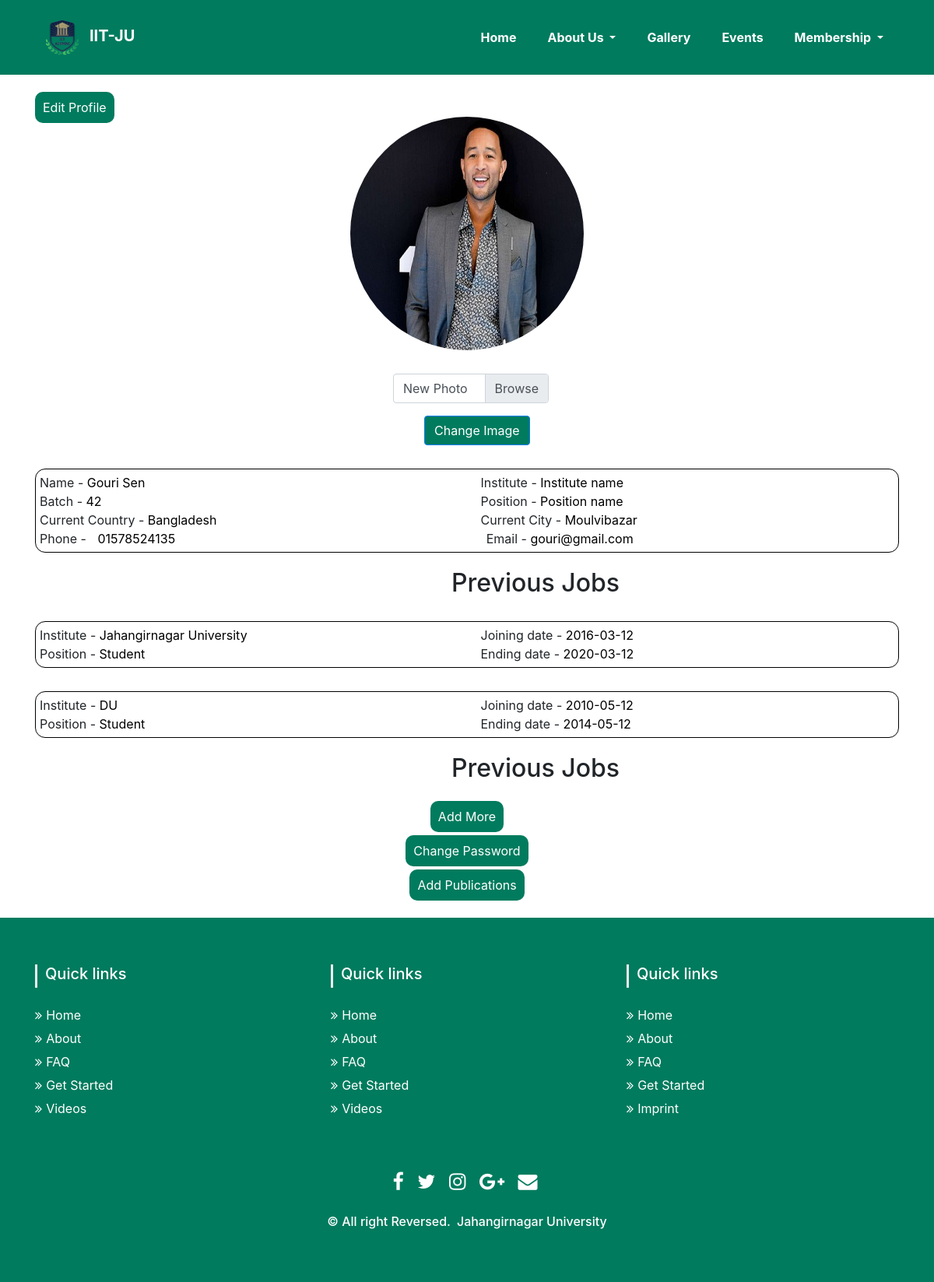
The app's page /profile.php (signed in) with its own data.
### tables this page shows
CREATE TABLE `user_info` (
  `id` int(11) NOT NULL,
  `user_id` int(11) DEFAULT NULL,
  `batch` int(11) DEFAULT NULL,
  `image` varchar(255) DEFAULT NULL,
  `name` varchar(255) DEFAULT NULL,
  `phone` varchar(255) DEFAULT NULL,
  `current_country` varchar(255) DEFAULT NULL,
  `current_city` varchar(255) DEFAULT NULL,
  `created` datetime(6) DEFAULT NULL,
  `updated` datetime(6) DEFAULT NULL
);

CREATE TABLE `user` (
  `id` int(11) NOT NULL,
  `email` varchar(255) DEFAULT NULL,
  `password` varchar(255) DEFAULT NULL,
  `token` varchar(255) DEFAULT NULL,
  `is_valid` tinyint(1) DEFAULT NULL,
  `created` datetime(6) DEFAULT NULL,
  `updated` datetime(6) DEFAULT NULL
);

CREATE TABLE `user_career` (
  `id` int(11) NOT NULL,
  `user_id` int(11) DEFAULT NULL,
  `institute` varchar(255) DEFAULT NULL,
  `position` varchar(255) DEFAULT NULL,
  `joining_date` varchar(255) DEFAULT NULL,
  `ending_date` varchar(255) DEFAULT NULL,
  `created` datetime(6) DEFAULT NULL,
  `updated` datetime(6) DEFAULT NULL
);

### profile.php (the view, shortened to what this page needs)
<!DOCTYPE html>
<html lang="en">
<head>
    <link rel="stylesheet" href="https://maxcdn.bootstrapcdn.com/bootstrap/4.5.0/css/bootstrap.min.css" />
    <link rel="stylesheet" href="css/profile.css" />
    <link rel="stylesheet" href="https://cdnjs.cloudflare.com/ajax/libs/font-awesome/4.7.0/css/font-awesome.css" />
    <link rel="stylesheet" href="css/style.css">
</head>
<body>
    <?php
    $uMail = $_SESSION["user_mail"];
    $uId = $_SESSION["user_id"];
    $hostname = "localhost";
    $username = "root";
    $password = "";
    $dbname = "alumni";
    $link = mysqli_connect($hostname, $username, $password, $dbname);
    $sql1 = "Select * from user where email = '$uMail' ";
    $resEmail = mysqli_query($link, $sql1);
    $sql2 = "Select * from user_info where user_id = '$uId' ";
    $resID = mysqli_query($link, $sql2);
    $sql3 = "Select * from user_career where user_id = '$uId' ";
    $resCareer = mysqli_query($link, $sql3);
    $sql4 = "Select * from publications where user_id = '$uId' ";
    $resPublication = mysqli_query($link, $sql4);
    $row1 = mysqli_fetch_assoc($resEmail);
    $row2 = mysqli_fetch_assoc($resID);
    ?>
    <section>
        <?php include('layout/header.php'); ?>
    </section>
    <div class="container main_info_area">
        <div class="edit_profile">
            <a style="color:white; padding:10px 10px; background:#007B5E; border-radius:10px;text-decoration:none"
                class="edit_btn" href="update - Copy.php">Edit Profile</a>
        </div>
        <div class="image_area">
            <img class="user_image" src="user_img/<?php echo $row2['image']; ?>">
        </div>
        <div class="chngImg">
            <form style="width:200px" method="post" enctype="multipart/form-data">
                <div style="margin-left:460px" class="custom-file mb-3">
                    <label class="custom-file-label" for="customFile">New Photo</label>
                </div>
                <input style="background:#007B5E;margin-left:500px;margin-bottom:30px" type="submit" id="submitBtn"
                    name="submit" class="btn btn-primary" value="Change Image">
            </form>
        </div>
        <div class="user_information">
            <div class="row">
                <div class="col-md-6 name_batch">
                    Name - <a style="text-decoration:none;color:black" href="#"> <?php echo $row2['name']; ?> </a><br>
                    Batch - <a style="text-decoration:none;color:black" href="#"> <?php echo $row2['batch']; ?> </a><br>
                    Current Country - <a style="text-decoration:none;color:black" href="#">
                        <?php echo $row2['current_country']; ?> </a><br>
                </div>
                <div class="col-md-6 institute">
                    Institute - <a style="text-decoration:none;color:black" href="#"> Institute name </a><br>
                    Position - <a style="text-decoration:none;color:black" href="#"> Position name </a><br>
                    Current City - <a style="text-decoration:none;color:black" href="#">
                        <?php echo $row2['current_city']; ?> </a><br>
                </div>
            </div>
            <div class="contact">
                Phone - <a style="text-decoration:none;color:black" href="#" class="phone">
                    <?php echo $row2['phone']; ?> </a>
                Email - <a style="text-decoration:none;color:black" href="#" class="mail"> <?php echo $row1['email']; ?>
                </a>
            </div>
        </div>
    </div>
     <?php
            if($resCareer){
                ?>
                <h2 style="margin-left:580px; margin-top:20px;">Previous Jobs</h2>
                <?php
                while($row = mysqli_fetch_row($resCareer)){
                    $ins = $row[2];
                    $pos = $row[3];
                    $j_date = $row[4];
                    $e_date = $row[5];
                    ?>
                    <div class="container main_info_area">
                        <div class="user_information">
                            <div class="row">
                                <div class="col-md-6 name_batch">
                                    Institute - <a style="text-decoration:none;color:black" href="#"> <?php  echo $ins; ?> </a><br>
                                    Position - <a style="text-decoration:none;color:black" href="#"> <?php  echo $pos; ?> </a><br>
                                </div>
                                <div class="col-md-6 institute">
                                    Joining date - <a style="text-decoration:none;color:black" href="#"> <?php  echo $j_date; ?> </a><br>
                                    Ending date - <a style="text-decoration:none;color:black" href="#"> <?php  echo $e_date; ?> </a><br>
                                </div>
                            </div>
                        </div>
                    </div>
            <?php
                }
            }
            ?>
      <?php
            if($resPublication){
                ?>
                <h2 style="margin-left:580px; margin-top:20px;">Previous Jobs</h2>
            <?php
            }
            ?>
    <div style="margin-top:30px;margin-bottom:30px" class="container">
        <div class="add_more">
            <a style="color:white; padding:10px 10px; background:#007B5E; border-radius:10px; text-decoration:none"
                class="more_btn" href="add_More.php">Add More</a>
        </div>
        <div class="add_more">
            <a style="color:white; padding:10px 10px; background:#007B5E; border-radius:10px; text-decoration:none"
                class="more_btn" href="change_Pass.php">Change Password</a>
        </div>
        <div class="add_more">
            <a style="color:white; padding:10px 10px; background:#007B5E; border-radius:10px; text-decoration:none"
                class="more_btn" href="add_Publications.php">Add Publications</a>
        </div>
    </div>
    <section>
        <?php include('layout/footer.php') ?>
    </section>
</body>
</html>

### layout/header.php (shortened to what this page needs)
<nav class="navbar navbar-expand-lg navbar-dark bg-light">
    <div class="container">
        <a class="navbar-brand font-weight-bold" href="index.php"><img src="image/alumni.png" alt="">IIT-JU</a>
        <div class="collapse navbar-collapse" id="navbarSupportedContent">
            <ul class="navbar-nav ml-auto">
                <li class="nav-item active">
                    <a class="nav-link" href="index.php">Home <span class="sr-only">(current)</span></a>
                </li>
                <li class="nav-item dropdown">
                    <a class="nav-link dropdown-toggle" href="#" id="navbarDropdown" role="button"
                        data-toggle="dropdown" aria-haspopup="true" aria-expanded="false">
                       About Us
                    </a>
                </li>
                <li class="nav-item">
                    <a class="nav-link" href="gallery.php">Gallery</a>
                </li>
                <li class="nav-item">
                    <a class="nav-link" href="events.php">Events</a>
                </li>
                <li class="nav-item dropdown">
                    <a class="nav-link dropdown-toggle" href="#" id="navbarDropdown" role="button"
                        data-toggle="dropdown" aria-haspopup="true" aria-expanded="false">
                        Membership
                    </a>
                </li>
            </ul>
        </div>
    </div>
</nav>

### layout/footer.php (shortened to what this page needs)
<section id="footer">
    <div class="container">
        <div class="row text-center text-xs-center text-sm-left text-md-left">
            <div class="col-xs-12 col-sm-4 col-md-4">
                <h5>Quick links</h5>
                <ul class="list-unstyled quick-links">
                    <li><a href="#"><i class="fa fa-angle-double-right"></i>Home</a></li>
                    <li><a href="#"><i class="fa fa-angle-double-right"></i>About</a></li>
                    <li><a href="#"><i class="fa fa-angle-double-right"></i>FAQ</a></li>
                    <li><a href="#"><i class="fa fa-angle-double-right"></i>Get
                            Started</a></li>
                    <li><a href="#"><i class="fa fa-angle-double-right"></i>Videos</a></li>
                </ul>
            </div>
            <div class="col-xs-12 col-sm-4 col-md-4">
                <h5>Quick links</h5>
                <ul class="list-unstyled quick-links">
                    <li><a href="#"><i class="fa fa-angle-double-right"></i>Home</a></li>
                    <li><a href="#"><i class="fa fa-angle-double-right"></i>About</a></li>
                    <li><a href="#"><i class="fa fa-angle-double-right"></i>FAQ</a></li>
                    <li><a href="#"><i class="fa fa-angle-double-right"></i>Get
                            Started</a></li>
                    <li><a href="#"><i class="fa fa-angle-double-right"></i>Videos</a></li>
                </ul>
            </div>
            <div class="col-xs-12 col-sm-4 col-md-4">
                <h5>Quick links</h5>
                <ul class="list-unstyled quick-links">
                    <li><a href="#"><i class="fa fa-angle-double-right"></i>Home</a></li>
                    <li><a href="#"><i class="fa fa-angle-double-right"></i>About</a></li>
                    <li><a href="#"><i class="fa fa-angle-double-right"></i>FAQ</a></li>
                    <li><a href="#"><i class="fa fa-angle-double-right"></i>Get
                            Started</a></li>
                    <li><a href="https://wwwe.sunlimetech.com" title="Design and developed by"><i
                                class="fa fa-angle-double-right"></i>Imprint</a></li>
                </ul>
            </div>
        </div>
        <div class="row">
            <div class="col-xs-12 col-sm-12 col-md-12 mt-2 mt-sm-5">
                <ul class="list-unstyled list-inline social text-center">
                    <li class="list-inline-item"><a href="#"><i class="fa fa-facebook"></i></a></li>
                    <li class="list-inline-item"><a href="#"><i class="fa fa-twitter"></i></a></li>
                    <li class="list-inline-item"><a href="#"><i class="fa fa-instagram"></i></a></li>
                    <li class="list-inline-item"><a href="#"><i class="fa fa-google-plus"></i></a></li>
                    <li class="list-inline-item"><a href="#" target="_blank"><i class="fa fa-envelope"></i></a></li>
                </ul>
            </div>
        </div>
        <div class="row">
            <div class="col-xs-12 col-sm-12 col-md-12 mt-2 mt-sm-2 text-center text-white">
                <p class="h6">© All right Reversed.<a class="text-green ml-2" href="#" target="_blank">Jahangirnagar
                        University</a></p>
            </div>
        </div>
    </div>
</section>

### css/profile.css (style rules this page uses)
.image_area { height: 200px; text-align: center; margin-bottom: 130px; }
.user_image { border-radius: 50%; }
.user_information { border: 1px solid black; border-radius: 13px; padding: 5px 0; padding-left: 5px; }
.phone { padding-left: 10px; padding-right: 395px; }
.add_more { text-align: center; margin: 20px 0px; }
.main_info_area { margin-top: 30px; }

### css/style.css (style rules this page uses)
* { margin: 0; padding: 0; }
.navbar-brand img { width: 70px; }
.navbar { background-color: #007b5e !important; }
.navbar-nav li { padding: 0 10px; }
.navbar-nav li a { color: #ffffff !important; font-weight: bold; border: 2px solid #007b5e; transition: 0.7s; }
#footer { padding: 60px 0; background: #007b5e !important; }
#footer h5 { padding-left: 10px; border-left: 3px solid #eeeeee; padding-bottom: 6px; margin-bottom: 20px; color: #ffffff; }
#footer a { color: #ffffff; text-decoration: none !important; background-color: transparent; -webkit-text-decoration-skip: objects; }
#footer ul.social li { padding: 3px 0; }
#footer ul.social li a i { margin-right: 5px; font-size: 25px; -webkit-transition: .5s all ease; -moz-transition: .5s all ease; transition: .5s all ease; }
#footer ul.social li a, #footer ul.quick-links li a { color: #ffffff; }
#footer ul.quick-links li { padding: 3px 0; -webkit-transition: .5s all ease; -moz-transition: .5s all ease; transition: .5s all ease; }
#footer ul.quick-links li a i { margin-right: 5px; }

### records on screen
user_info: image (picture), name "Gouri Sen", batch "42", current_country "Bangladesh", current_city "Moulvibazar", phone "01578524135"
user: email "gouri@gmail.com"
user_career: institute "Jahangirnagar University", position "Student", joining_date "2016-03-12", ending_date "2020-03-12"
user_career: institute "DU", position "Student", joining_date "2010-05-12", ending_date "2014-05-12"
